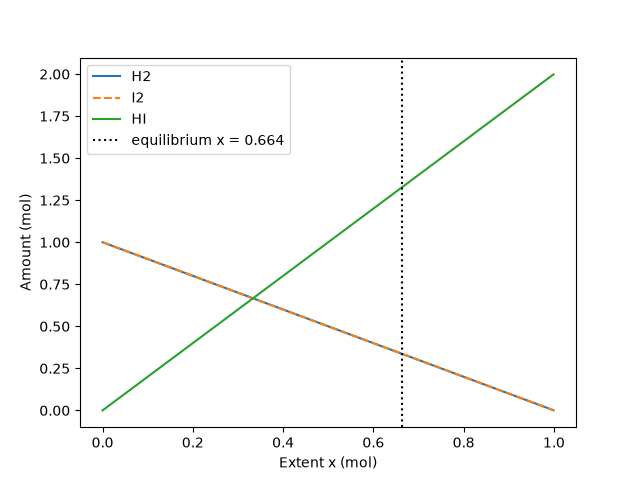

Python code for this plot:
"""PW2 Lab B Part 4 -- chemical equilibrium via the equilibrium constant K."""
import numpy as np
import matplotlib.pyplot as plt
from scipy.optimize import newton, minimize

K = 15.6
a = b = 1.0

# TODO 1
def k_imbalance(x):
    return (2*x)**2 / ((a - x)*(b - x)) - K

# TODO 2: root-finding
x_newton = newton(k_imbalance, 0.5)

# TODO 3: minimisation
res = minimize(lambda x: k_imbalance(x[0])**2, [0.5], method="SLSQP",
               bounds=[(0, 0.999)])
x_slsqp = res.x[0]
print("Newton x:", x_newton)
print("SLSQP  x:", x_slsqp)
print("Agree:", np.isclose(x_newton, x_slsqp, atol=1e-4))

# TODO 4
x_eq = x_newton
print(f"H2 = {a - x_eq:.4f} mol, I2 = {b - x_eq:.4f} mol, HI = {2*x_eq:.4f} mol")

x = np.linspace(0, 0.999, 300)
plt.figure()
plt.plot(x, a - x, label="H2")
plt.plot(x, b - x, "--", label="I2")
plt.plot(x, 2*x, label="HI")
plt.axvline(x_eq, color="k", linestyle=":", label=f"equilibrium x = {x_eq:.3f}")
plt.xlabel("Extent x (mol)")
plt.ylabel("Amount (mol)")
plt.legend()
plt.savefig("equilibrium.png")
